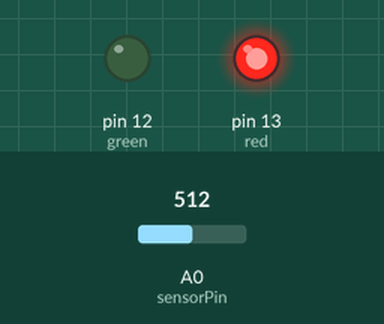
A sketch run on a simulated Arduino Uno, built with avr-gcc and run on an emulated ATmega328P. Shown: output pins drawn as LEDs (lit = HIGH). Dashed ring = blinking. Inputs (shaded band) come from the test bench; at power-on: A0 (sensorPin) = 512. What the sketch prints to the serial monitor is not drawn.

Above: at 3.3 s.
3.4 s: A0 (sensorPin) set to 489
At 4.7 s:
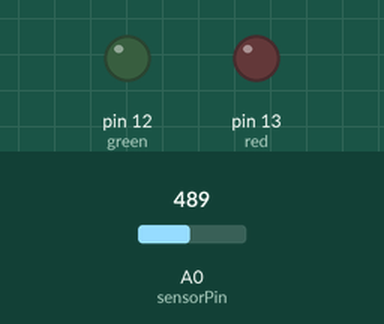
10.2 s: A0 (sensorPin) set to 317
13.5 s: A0 (sensorPin) set to 287
At 14.8 s:
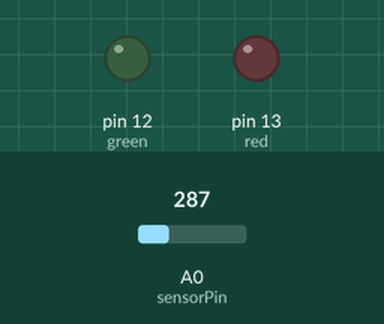
17.0 s: A0 (sensorPin) set to 306
At 17.5 s:
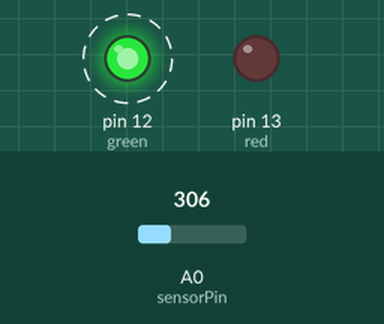
23.8 s: A0 (sensorPin) set to 290
At 24.4 s:
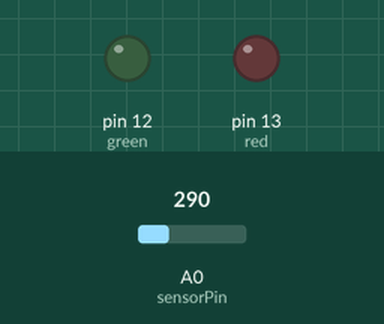
Timing chart, 0 to 26.8 s (numbered marks = the images above; inputs shaded):
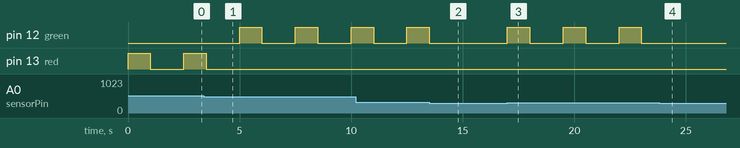

Measured:
- the behaviour switches between 500 and 499 on A0 (sensorPin) (found by bisection; images 0 and 1)
- after the input at 3.4 s, pin 12 (green): alternates HIGH for 1.0 s and LOW for 1.5 s, starting after 1.6 s; pin 13 (red): goes on until 3.5 s, then stays LOW
- after the input at 13.5 s, pin 12 (green): goes on until 13.5 s, then stays LOW
- after the input at 17.0 s, pin 12 (green): alternates HIGH for 1.0 s and LOW for 1.5 s, starting at once
- after the input at 23.8 s, pin 12 (green): stops changing and stays LOW

The sketch:

moist2.ino
```cpp
int sensorPin = A0;
int red = 13;
int green = 12;
int thresholdUp = 300; //476
int thresholdDown = 500; //

void setup(){
  Serial.begin(9600);
  pinMode(red, OUTPUT);
  pinMode(green, OUTPUT);
}

void loop(){

  int sensorValue;
  String DisplayWords;

  sensorValue = analogRead(sensorPin);

  Serial.println(sensorValue);

  if (sensorValue >= thresholdDown){

      DisplayWords = "This plant is thirsty!";
      digitalWrite(red, HIGH);   // turn the LED on (HIGH is the voltage level)
        delay(1000);              // wait for a second
      digitalWrite(red, LOW);    // turn the LED off by making the voltage LOW
        delay(1000);
      Serial.print(DisplayWords);

  } else if (sensorValue <= thresholdUp){

      DisplayWords = "This plant is too wet!";
      Serial.print(DisplayWords);

  } else {
      DisplayWords = "This plant is OK!";
      Serial.print(DisplayWords);
       digitalWrite(green, HIGH);   // turn the LED on (HIGH is the voltage level)
       delay(1000);              // wait for a second
       digitalWrite(green, LOW);    // turn the LED off by making the voltage LOW
       delay(1000);
  }

  delay(500); //wait for half a second, so it is easier to read
}
```
